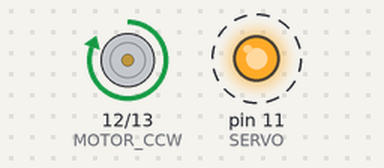
Bench run of a sketch on a simulated Arduino Uno, built with avr-gcc and run on an emulated ATmega328P. On the bench: motor-driver pin pairs drawn as motors (green arrow = first pin HIGH = forward, orange = second pin HIGH = backward, longer = more drive), output pins drawn as LEDs (lit = HIGH). Dashed ring = blinking.

Above: at 0.5 s.
Timing chart, 0 to 4.6 s (numbered marks = the images above):
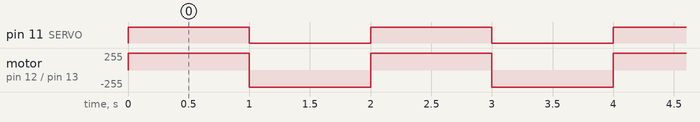

The sketch:

dc_motor_control.ino
```cpp
#define SERVO 11
#define MOTOR_CW 13
#define MOTOR_CCW 12

void setup()
{
  pinMode(SERVO, OUTPUT);
  pinMode(MOTOR_CW, OUTPUT);
  pinMode(MOTOR_CCW, OUTPUT);
}

void loop()
{
  digitalWrite(MOTOR_CW, LOW);
  digitalWrite(MOTOR_CCW, HIGH);
  analogWrite(SERVO,255);
  delay(1000);
  digitalWrite(MOTOR_CCW, LOW);
  digitalWrite(MOTOR_CW, HIGH);
  analogWrite(SERVO,0);
  delay(1000);

}
```

Measured:
- by itself, pin 11 (SERVO): alternates HIGH for 1.0 s and LOW for 1.0 s
- by itself, motor on pin 12 (MOTOR_CCW) / pin 13 (MOTOR_CW): alternates forward 255/255 for 1.0 s and backward 255/255 for 1.0 s
